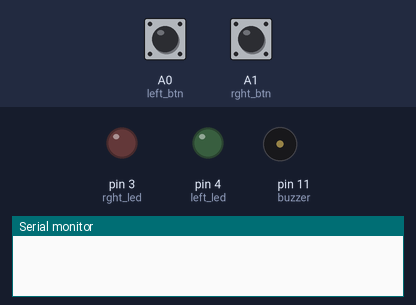
The sketch below on a simulated Arduino Uno, built with avr-gcc and run on an emulated ATmega328P. Shown: output pins drawn as LEDs (lit = HIGH), buzzer (waves = sounding), the last lines printed to the serial monitor. Inputs (shaded band) come from the test bench; at power-on: A0 (left_btn) LOW, A1 (rght_btn) LOW. Random numbers use the default seed unless the sketch sets one; pins used as bus, display or sensor lines are not drawn.

Above: at 4.9 s.
5.0 s: A0 (left_btn) driven HIGH and A1 (rght_btn) driven HIGH
At 8.61 s:
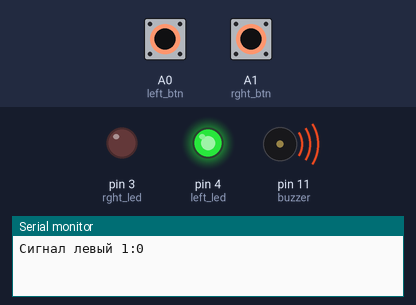
13.9 s: A0 (left_btn) driven LOW
At 20.28 s:
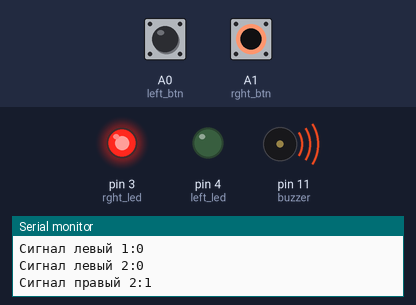
21.9 s: A1 (rght_btn) driven LOW
26.6 s: A1 (rght_btn) driven HIGH
At 30.4 s:
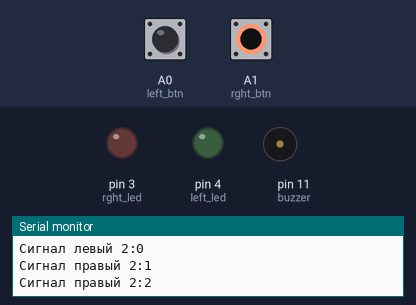
33.9 s: A0 (left_btn) driven HIGH
At 35.27 s:
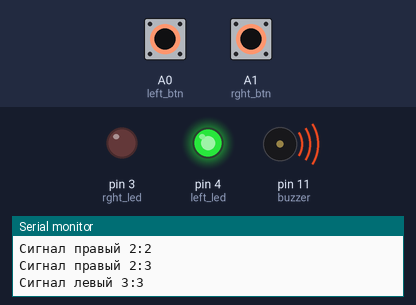
Timing chart, 0 to 43.3 s (numbered marks = the images above; inputs shaded):
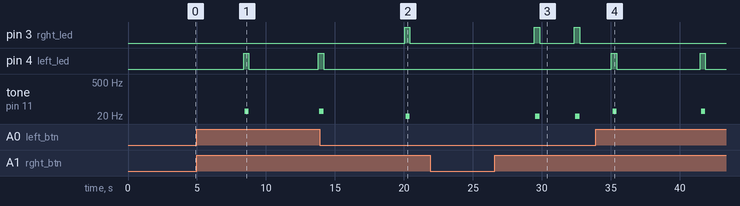

Measured:
- after the input at 5.0 s, pin 4 (left_led): LOW → HIGH after 3.4 s, → LOW 0.38 s later, → HIGH 5.0 s later; tone on pin 11 (buzzer): silent → 32 Hz after 3.5 s, → silent 0.30 s later, → 32 Hz 5.1 s later
- after the input at 13.9 s, pin 3 (rght_led): LOW → HIGH after 6.2 s, → LOW 0.38 s later
- after the input at 21.9 s, every drawn part: stays the same
- after the input at 26.6 s, pin 3 (rght_led): alternates HIGH for 0.38 s and LOW for 2.5 s, starting after 2.9 s; tone on pin 11 (buzzer): alternates 3 Hz for 0.30 s and silent for 2.6 s, starting after 2.9 s
- after the input at 33.9 s, pin 4 (left_led): alternates HIGH for 0.38 s and LOW for 6.0 s, starting after 1.1 s

The sketch:

sketch.ino
```cpp
// пин для подключения динамика
#define buzzer 11


const int left_btn = A0;
const int rght_btn = A1;
int left_led = 4;
int rght_led = 3;
byte left_val = 0;
byte rght_val = 0;
int x, y;
void setup() {
  pinMode(left_btn, INPUT);
  pinMode(rght_btn, INPUT);
  pinMode(left_led, OUTPUT);
  pinMode(rght_led, OUTPUT);
  pinMode(buzzer, OUTPUT);
  Serial.begin(9600);
  x=0;
  y=0;
}

void loop() {
 noTone(buzzer);
 delay(random(500, 6000));
 digitalWrite(buzzer, HIGH);
 for(int i = 0; i<1; i++){
  if(digitalRead(left_btn)==HIGH){
    delay(100);
    left_val=1;
    digitalWrite(left_led, HIGH);
    x++;
    Serial.println("Сигнал левый " + String(x) + ":" + String(y));
    break;
} else if (digitalRead(rght_btn)==HIGH){
    delay(100);
    digitalWrite(rght_led, HIGH);
    y++;
    Serial.println("Сигнал правый " + String(x) + ":" + String(y));
    rght_val=1;
    break;
  }
 }
 if(left_val == 1){
  delay(80);
  tone(buzzer, 8 * left_led);
  delay(300);
  digitalWrite(left_led, LOW);
  left_val=0;
 }
  if(rght_val == 1){
  delay(80);
  tone(buzzer, 1 * rght_led);
  delay(300);
  digitalWrite(rght_led, LOW);
  rght_val=0;
 }
}
```
